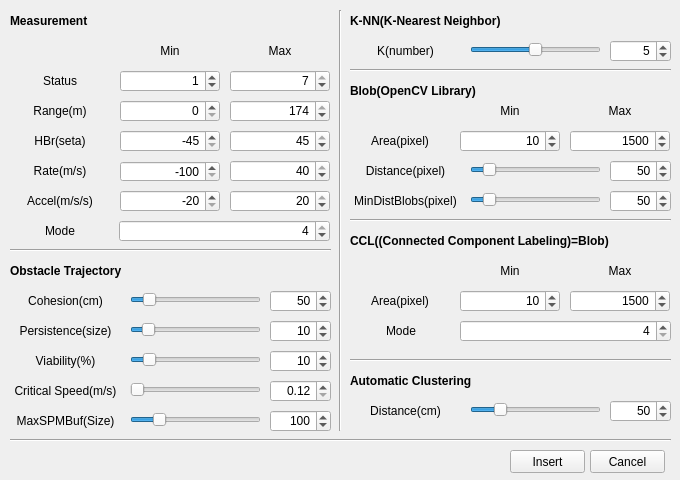
<?xml version="1.0" encoding="UTF-8"?>
<ui version="4.0">
 <class>ToolRadar</class>
 <widget class="QMainWindow" name="ToolRadar">
  <property name="geometry">
   <rect>
    <x>0</x>
    <y>0</y>
    <width>680</width>
    <height>480</height>
   </rect>
  </property>
  <property name="minimumSize">
   <size>
    <width>680</width>
    <height>370</height>
   </size>
  </property>
  <property name="maximumSize">
   <size>
    <width>10000</width>
    <height>10000</height>
   </size>
  </property>
  <property name="windowTitle">
   <string>Radar Setting</string>
  </property>
  <property name="windowIcon">
   <iconset resource="image.qrc">
    <normaloff>:/Image/Image/logo.PNG</normaloff>:/Image/Image/logo.PNG</iconset>
  </property>
  <widget class="QWidget" name="centralwidget">
   <widget class="QSpinBox" name="SB_Min_Status">
    <property name="geometry">
     <rect>
      <x>120</x>
      <y>70</y>
      <width>100</width>
      <height>22</height>
     </rect>
    </property>
    <property name="alignment">
     <set>Qt::AlignRight|Qt::AlignTrailing|Qt::AlignVCenter</set>
    </property>
    <property name="buttonSymbols">
     <enum>QAbstractSpinBox::UpDownArrows</enum>
    </property>
    <property name="suffix">
     <string/>
    </property>
    <property name="maximum">
     <number>7</number>
    </property>
    <property name="value">
     <number>1</number>
    </property>
   </widget>
   <widget class="QSpinBox" name="SB_Max_Status">
    <property name="geometry">
     <rect>
      <x>230</x>
      <y>70</y>
      <width>100</width>
      <height>22</height>
     </rect>
    </property>
    <property name="alignment">
     <set>Qt::AlignRight|Qt::AlignTrailing|Qt::AlignVCenter</set>
    </property>
    <property name="maximum">
     <number>7</number>
    </property>
    <property name="value">
     <number>7</number>
    </property>
   </widget>
   <widget class="QSpinBox" name="SB_Min_Range">
    <property name="geometry">
     <rect>
      <x>120</x>
      <y>100</y>
      <width>100</width>
      <height>22</height>
     </rect>
    </property>
    <property name="alignment">
     <set>Qt::AlignRight|Qt::AlignTrailing|Qt::AlignVCenter</set>
    </property>
    <property name="maximum">
     <number>174</number>
    </property>
   </widget>
   <widget class="QSpinBox" name="SB_Max_Range">
    <property name="geometry">
     <rect>
      <x>230</x>
      <y>100</y>
      <width>100</width>
      <height>22</height>
     </rect>
    </property>
    <property name="alignment">
     <set>Qt::AlignRight|Qt::AlignTrailing|Qt::AlignVCenter</set>
    </property>
    <property name="maximum">
     <number>174</number>
    </property>
    <property name="value">
     <number>174</number>
    </property>
   </widget>
   <widget class="QSpinBox" name="SB_Min_HBr">
    <property name="geometry">
     <rect>
      <x>120</x>
      <y>130</y>
      <width>100</width>
      <height>22</height>
     </rect>
    </property>
    <property name="alignment">
     <set>Qt::AlignRight|Qt::AlignTrailing|Qt::AlignVCenter</set>
    </property>
    <property name="minimum">
     <number>-45</number>
    </property>
    <property name="maximum">
     <number>45</number>
    </property>
    <property name="value">
     <number>-45</number>
    </property>
   </widget>
   <widget class="QSpinBox" name="SB_Max_HBr">
    <property name="geometry">
     <rect>
      <x>230</x>
      <y>130</y>
      <width>100</width>
      <height>22</height>
     </rect>
    </property>
    <property name="alignment">
     <set>Qt::AlignRight|Qt::AlignTrailing|Qt::AlignVCenter</set>
    </property>
    <property name="minimum">
     <number>-45</number>
    </property>
    <property name="maximum">
     <number>45</number>
    </property>
    <property name="value">
     <number>45</number>
    </property>
   </widget>
   <widget class="QSpinBox" name="SB_Min_Rate">
    <property name="geometry">
     <rect>
      <x>120</x>
      <y>161</y>
      <width>100</width>
      <height>21</height>
     </rect>
    </property>
    <property name="alignment">
     <set>Qt::AlignRight|Qt::AlignTrailing|Qt::AlignVCenter</set>
    </property>
    <property name="minimum">
     <number>-100</number>
    </property>
    <property name="maximum">
     <number>40</number>
    </property>
    <property name="value">
     <number>-100</number>
    </property>
   </widget>
   <widget class="QSpinBox" name="SB_Max_Rate">
    <property name="geometry">
     <rect>
      <x>230</x>
      <y>160</y>
      <width>100</width>
      <height>22</height>
     </rect>
    </property>
    <property name="alignment">
     <set>Qt::AlignRight|Qt::AlignTrailing|Qt::AlignVCenter</set>
    </property>
    <property name="minimum">
     <number>-100</number>
    </property>
    <property name="maximum">
     <number>40</number>
    </property>
    <property name="value">
     <number>40</number>
    </property>
   </widget>
   <widget class="QSpinBox" name="SB_Max_Accel">
    <property name="geometry">
     <rect>
      <x>230</x>
      <y>190</y>
      <width>100</width>
      <height>22</height>
     </rect>
    </property>
    <property name="alignment">
     <set>Qt::AlignRight|Qt::AlignTrailing|Qt::AlignVCenter</set>
    </property>
    <property name="minimum">
     <number>-20</number>
    </property>
    <property name="maximum">
     <number>20</number>
    </property>
    <property name="value">
     <number>20</number>
    </property>
   </widget>
   <widget class="QSpinBox" name="SB_Min_Accel">
    <property name="geometry">
     <rect>
      <x>120</x>
      <y>190</y>
      <width>100</width>
      <height>22</height>
     </rect>
    </property>
    <property name="alignment">
     <set>Qt::AlignRight|Qt::AlignTrailing|Qt::AlignVCenter</set>
    </property>
    <property name="minimum">
     <number>-20</number>
    </property>
    <property name="maximum">
     <number>20</number>
    </property>
    <property name="value">
     <number>-20</number>
    </property>
   </widget>
   <widget class="QLabel" name="LB_Status">
    <property name="geometry">
     <rect>
      <x>10</x>
      <y>70</y>
      <width>100</width>
      <height>22</height>
     </rect>
    </property>
    <property name="text">
     <string>Status</string>
    </property>
    <property name="alignment">
     <set>Qt::AlignCenter</set>
    </property>
   </widget>
   <widget class="QLabel" name="LB_Range">
    <property name="geometry">
     <rect>
      <x>10</x>
      <y>100</y>
      <width>100</width>
      <height>22</height>
     </rect>
    </property>
    <property name="text">
     <string>Range(m)</string>
    </property>
    <property name="alignment">
     <set>Qt::AlignCenter</set>
    </property>
   </widget>
   <widget class="QLabel" name="LB_Accel">
    <property name="geometry">
     <rect>
      <x>10</x>
      <y>190</y>
      <width>100</width>
      <height>22</height>
     </rect>
    </property>
    <property name="text">
     <string>Accel(m/s/s)</string>
    </property>
    <property name="alignment">
     <set>Qt::AlignCenter</set>
    </property>
   </widget>
   <widget class="QLabel" name="LB_Rate">
    <property name="geometry">
     <rect>
      <x>10</x>
      <y>160</y>
      <width>100</width>
      <height>22</height>
     </rect>
    </property>
    <property name="text">
     <string>Rate(m/s)</string>
    </property>
    <property name="alignment">
     <set>Qt::AlignCenter</set>
    </property>
   </widget>
   <widget class="QLabel" name="LB_HBr">
    <property name="geometry">
     <rect>
      <x>10</x>
      <y>130</y>
      <width>100</width>
      <height>22</height>
     </rect>
    </property>
    <property name="text">
     <string>HBr(seta)</string>
    </property>
    <property name="alignment">
     <set>Qt::AlignCenter</set>
    </property>
   </widget>
   <widget class="QLabel" name="LB_Min">
    <property name="geometry">
     <rect>
      <x>120</x>
      <y>40</y>
      <width>100</width>
      <height>22</height>
     </rect>
    </property>
    <property name="text">
     <string>Min</string>
    </property>
    <property name="alignment">
     <set>Qt::AlignCenter</set>
    </property>
   </widget>
   <widget class="QLabel" name="LB_Max">
    <property name="geometry">
     <rect>
      <x>230</x>
      <y>40</y>
      <width>100</width>
      <height>22</height>
     </rect>
    </property>
    <property name="text">
     <string>Max</string>
    </property>
    <property name="alignment">
     <set>Qt::AlignCenter</set>
    </property>
   </widget>
   <widget class="QPushButton" name="PB_Cancel">
    <property name="geometry">
     <rect>
      <x>590</x>
      <y>450</y>
      <width>75</width>
      <height>23</height>
     </rect>
    </property>
    <property name="text">
     <string>Cancel</string>
    </property>
   </widget>
   <widget class="QLabel" name="LB_Mode">
    <property name="geometry">
     <rect>
      <x>10</x>
      <y>220</y>
      <width>100</width>
      <height>22</height>
     </rect>
    </property>
    <property name="text">
     <string>Mode</string>
    </property>
    <property name="alignment">
     <set>Qt::AlignCenter</set>
    </property>
   </widget>
   <widget class="QSpinBox" name="SB_Mode">
    <property name="geometry">
     <rect>
      <x>119</x>
      <y>220</y>
      <width>211</width>
      <height>22</height>
     </rect>
    </property>
    <property name="alignment">
     <set>Qt::AlignRight|Qt::AlignTrailing|Qt::AlignVCenter</set>
    </property>
    <property name="suffix">
     <string/>
    </property>
    <property name="minimum">
     <number>1</number>
    </property>
    <property name="maximum">
     <number>4</number>
    </property>
    <property name="value">
     <number>4</number>
    </property>
   </widget>
   <widget class="QPushButton" name="PB_Insert">
    <property name="geometry">
     <rect>
      <x>510</x>
      <y>450</y>
      <width>75</width>
      <height>23</height>
     </rect>
    </property>
    <property name="text">
     <string>Insert</string>
    </property>
   </widget>
   <widget class="QLabel" name="LB_Cohesion">
    <property name="geometry">
     <rect>
      <x>10</x>
      <y>290</y>
      <width>111</width>
      <height>22</height>
     </rect>
    </property>
    <property name="text">
     <string>Cohesion(cm)</string>
    </property>
    <property name="alignment">
     <set>Qt::AlignCenter</set>
    </property>
   </widget>
   <widget class="QLabel" name="LB_Persistence">
    <property name="geometry">
     <rect>
      <x>10</x>
      <y>320</y>
      <width>111</width>
      <height>22</height>
     </rect>
    </property>
    <property name="text">
     <string>Persistence(size)</string>
    </property>
    <property name="alignment">
     <set>Qt::AlignCenter</set>
    </property>
   </widget>
   <widget class="QSlider" name="HSB_Cohesion">
    <property name="geometry">
     <rect>
      <x>130</x>
      <y>290</y>
      <width>131</width>
      <height>20</height>
     </rect>
    </property>
    <property name="maximum">
     <number>500</number>
    </property>
    <property name="pageStep">
     <number>50</number>
    </property>
    <property name="value">
     <number>50</number>
    </property>
    <property name="orientation">
     <enum>Qt::Horizontal</enum>
    </property>
   </widget>
   <widget class="QSlider" name="HSB_Persistence">
    <property name="geometry">
     <rect>
      <x>130</x>
      <y>320</y>
      <width>131</width>
      <height>20</height>
     </rect>
    </property>
    <property name="minimum">
     <number>1</number>
    </property>
    <property name="maximum">
     <number>100</number>
    </property>
    <property name="value">
     <number>10</number>
    </property>
    <property name="orientation">
     <enum>Qt::Horizontal</enum>
    </property>
   </widget>
   <widget class="QSpinBox" name="SB_Persistence">
    <property name="geometry">
     <rect>
      <x>270</x>
      <y>320</y>
      <width>61</width>
      <height>22</height>
     </rect>
    </property>
    <property name="alignment">
     <set>Qt::AlignRight|Qt::AlignTrailing|Qt::AlignVCenter</set>
    </property>
    <property name="minimum">
     <number>1</number>
    </property>
    <property name="maximum">
     <number>100</number>
    </property>
    <property name="value">
     <number>10</number>
    </property>
   </widget>
   <widget class="Line" name="line_3">
    <property name="geometry">
     <rect>
      <x>10</x>
      <y>430</y>
      <width>661</width>
      <height>20</height>
     </rect>
    </property>
    <property name="orientation">
     <enum>Qt::Horizontal</enum>
    </property>
   </widget>
   <widget class="QSpinBox" name="SB_Cohesion">
    <property name="geometry">
     <rect>
      <x>270</x>
      <y>290</y>
      <width>61</width>
      <height>22</height>
     </rect>
    </property>
    <property name="alignment">
     <set>Qt::AlignRight|Qt::AlignTrailing|Qt::AlignVCenter</set>
    </property>
    <property name="maximum">
     <number>500</number>
    </property>
    <property name="singleStep">
     <number>1</number>
    </property>
    <property name="value">
     <number>50</number>
    </property>
   </widget>
   <widget class="QLabel" name="LB_Critical_Speed">
    <property name="geometry">
     <rect>
      <x>10</x>
      <y>380</y>
      <width>111</width>
      <height>22</height>
     </rect>
    </property>
    <property name="text">
     <string>Critical Speed(m/s)</string>
    </property>
    <property name="alignment">
     <set>Qt::AlignCenter</set>
    </property>
   </widget>
   <widget class="QSlider" name="HSB_Critical_Speed">
    <property name="geometry">
     <rect>
      <x>130</x>
      <y>380</y>
      <width>131</width>
      <height>20</height>
     </rect>
    </property>
    <property name="minimum">
     <number>12</number>
    </property>
    <property name="maximum">
     <number>500</number>
    </property>
    <property name="singleStep">
     <number>1</number>
    </property>
    <property name="pageStep">
     <number>1</number>
    </property>
    <property name="value">
     <number>12</number>
    </property>
    <property name="sliderPosition">
     <number>12</number>
    </property>
    <property name="orientation">
     <enum>Qt::Horizontal</enum>
    </property>
   </widget>
   <widget class="QDoubleSpinBox" name="DSB_Critical_Speed">
    <property name="geometry">
     <rect>
      <x>270</x>
      <y>380</y>
      <width>61</width>
      <height>22</height>
     </rect>
    </property>
    <property name="alignment">
     <set>Qt::AlignRight|Qt::AlignTrailing|Qt::AlignVCenter</set>
    </property>
    <property name="decimals">
     <number>2</number>
    </property>
    <property name="minimum">
     <double>0.120000000000000</double>
    </property>
    <property name="maximum">
     <double>5.000000000000000</double>
    </property>
    <property name="singleStep">
     <double>0.010000000000000</double>
    </property>
    <property name="value">
     <double>0.120000000000000</double>
    </property>
   </widget>
   <widget class="QSlider" name="HSB_Viability">
    <property name="geometry">
     <rect>
      <x>130</x>
      <y>350</y>
      <width>131</width>
      <height>20</height>
     </rect>
    </property>
    <property name="maximum">
     <number>100</number>
    </property>
    <property name="value">
     <number>10</number>
    </property>
    <property name="orientation">
     <enum>Qt::Horizontal</enum>
    </property>
   </widget>
   <widget class="QSpinBox" name="SB_Viability">
    <property name="geometry">
     <rect>
      <x>270</x>
      <y>350</y>
      <width>61</width>
      <height>22</height>
     </rect>
    </property>
    <property name="alignment">
     <set>Qt::AlignRight|Qt::AlignTrailing|Qt::AlignVCenter</set>
    </property>
    <property name="maximum">
     <number>100</number>
    </property>
    <property name="value">
     <number>10</number>
    </property>
   </widget>
   <widget class="QLabel" name="LB_Viability">
    <property name="geometry">
     <rect>
      <x>10</x>
      <y>350</y>
      <width>111</width>
      <height>22</height>
     </rect>
    </property>
    <property name="text">
     <string>Viability(%)</string>
    </property>
    <property name="alignment">
     <set>Qt::AlignCenter</set>
    </property>
   </widget>
   <widget class="Line" name="line_4">
    <property name="geometry">
     <rect>
      <x>330</x>
      <y>10</y>
      <width>20</width>
      <height>421</height>
     </rect>
    </property>
    <property name="orientation">
     <enum>Qt::Vertical</enum>
    </property>
   </widget>
   <widget class="QLabel" name="LB_Title_Obstacle_Trajectory">
    <property name="geometry">
     <rect>
      <x>10</x>
      <y>260</y>
      <width>141</width>
      <height>22</height>
     </rect>
    </property>
    <property name="text">
     <string>&lt;html&gt;&lt;head/&gt;&lt;body&gt;&lt;p&gt;&lt;span style=&quot; font-weight:600;&quot;&gt;Obstacle Trajectory&lt;/span&gt;&lt;/p&gt;&lt;/body&gt;&lt;/html&gt;</string>
    </property>
    <property name="alignment">
     <set>Qt::AlignLeading|Qt::AlignLeft|Qt::AlignVCenter</set>
    </property>
   </widget>
   <widget class="QLabel" name="LB_Title_Automatic_Clustering">
    <property name="geometry">
     <rect>
      <x>350</x>
      <y>370</y>
      <width>141</width>
      <height>22</height>
     </rect>
    </property>
    <property name="text">
     <string>&lt;html&gt;&lt;head/&gt;&lt;body&gt;&lt;p&gt;&lt;span style=&quot; font-weight:600;&quot;&gt;Automatic Clustering&lt;/span&gt;&lt;/p&gt;&lt;/body&gt;&lt;/html&gt;</string>
    </property>
    <property name="alignment">
     <set>Qt::AlignLeading|Qt::AlignLeft|Qt::AlignVCenter</set>
    </property>
   </widget>
   <widget class="QLabel" name="LB_AC_Distance">
    <property name="geometry">
     <rect>
      <x>350</x>
      <y>400</y>
      <width>111</width>
      <height>22</height>
     </rect>
    </property>
    <property name="text">
     <string>Distance(cm)</string>
    </property>
    <property name="alignment">
     <set>Qt::AlignCenter</set>
    </property>
   </widget>
   <widget class="QSlider" name="HSB_Automatic_Clustering_Distance">
    <property name="geometry">
     <rect>
      <x>470</x>
      <y>400</y>
      <width>131</width>
      <height>20</height>
     </rect>
    </property>
    <property name="maximum">
     <number>250</number>
    </property>
    <property name="pageStep">
     <number>50</number>
    </property>
    <property name="value">
     <number>50</number>
    </property>
    <property name="orientation">
     <enum>Qt::Horizontal</enum>
    </property>
   </widget>
   <widget class="QSpinBox" name="SB_Automatic_Clustering_Distance">
    <property name="geometry">
     <rect>
      <x>610</x>
      <y>400</y>
      <width>61</width>
      <height>22</height>
     </rect>
    </property>
    <property name="alignment">
     <set>Qt::AlignRight|Qt::AlignTrailing|Qt::AlignVCenter</set>
    </property>
    <property name="maximum">
     <number>250</number>
    </property>
    <property name="singleStep">
     <number>1</number>
    </property>
    <property name="value">
     <number>50</number>
    </property>
   </widget>
   <widget class="Line" name="line_7">
    <property name="geometry">
     <rect>
      <x>350</x>
      <y>60</y>
      <width>321</width>
      <height>20</height>
     </rect>
    </property>
    <property name="orientation">
     <enum>Qt::Horizontal</enum>
    </property>
   </widget>
   <widget class="QLabel" name="LB_Title_K_NN">
    <property name="geometry">
     <rect>
      <x>350</x>
      <y>10</y>
      <width>181</width>
      <height>22</height>
     </rect>
    </property>
    <property name="text">
     <string>&lt;html&gt;&lt;head/&gt;&lt;body&gt;&lt;p&gt;&lt;span style=&quot; font-weight:600;&quot;&gt;K-NN(K-Nearest Neighbor)&lt;/span&gt;&lt;/p&gt;&lt;/body&gt;&lt;/html&gt;</string>
    </property>
    <property name="alignment">
     <set>Qt::AlignLeading|Qt::AlignLeft|Qt::AlignVCenter</set>
    </property>
   </widget>
   <widget class="QLabel" name="LB_Title_Measurement">
    <property name="geometry">
     <rect>
      <x>10</x>
      <y>10</y>
      <width>131</width>
      <height>22</height>
     </rect>
    </property>
    <property name="text">
     <string>&lt;html&gt;&lt;head/&gt;&lt;body&gt;&lt;p&gt;&lt;span style=&quot; font-weight:600;&quot;&gt;Measurement&lt;/span&gt;&lt;/p&gt;&lt;/body&gt;&lt;/html&gt;</string>
    </property>
    <property name="alignment">
     <set>Qt::AlignLeading|Qt::AlignLeft|Qt::AlignVCenter</set>
    </property>
   </widget>
   <widget class="Line" name="line_8">
    <property name="geometry">
     <rect>
      <x>10</x>
      <y>240</y>
      <width>321</width>
      <height>20</height>
     </rect>
    </property>
    <property name="orientation">
     <enum>Qt::Horizontal</enum>
    </property>
   </widget>
   <widget class="QLabel" name="LB_Title_Blob_OpenCV">
    <property name="geometry">
     <rect>
      <x>350</x>
      <y>80</y>
      <width>161</width>
      <height>22</height>
     </rect>
    </property>
    <property name="text">
     <string>&lt;html&gt;&lt;head/&gt;&lt;body&gt;&lt;p&gt;&lt;span style=&quot; font-weight:600;&quot;&gt;Blob(OpenCV Library)&lt;/span&gt;&lt;/p&gt;&lt;/body&gt;&lt;/html&gt;</string>
    </property>
    <property name="alignment">
     <set>Qt::AlignLeading|Qt::AlignLeft|Qt::AlignVCenter</set>
    </property>
   </widget>
   <widget class="QLabel" name="LB_Blob_Area">
    <property name="geometry">
     <rect>
      <x>350</x>
      <y>130</y>
      <width>100</width>
      <height>22</height>
     </rect>
    </property>
    <property name="text">
     <string>Area(pixel)</string>
    </property>
    <property name="alignment">
     <set>Qt::AlignCenter</set>
    </property>
   </widget>
   <widget class="QSpinBox" name="SB_Max_Blob_Area">
    <property name="geometry">
     <rect>
      <x>570</x>
      <y>130</y>
      <width>100</width>
      <height>22</height>
     </rect>
    </property>
    <property name="alignment">
     <set>Qt::AlignRight|Qt::AlignTrailing|Qt::AlignVCenter</set>
    </property>
    <property name="minimum">
     <number>1</number>
    </property>
    <property name="maximum">
     <number>2000</number>
    </property>
    <property name="value">
     <number>1500</number>
    </property>
   </widget>
   <widget class="QSpinBox" name="SB_Min_Blob_Area">
    <property name="geometry">
     <rect>
      <x>460</x>
      <y>130</y>
      <width>100</width>
      <height>22</height>
     </rect>
    </property>
    <property name="alignment">
     <set>Qt::AlignRight|Qt::AlignTrailing|Qt::AlignVCenter</set>
    </property>
    <property name="buttonSymbols">
     <enum>QAbstractSpinBox::UpDownArrows</enum>
    </property>
    <property name="suffix">
     <string/>
    </property>
    <property name="minimum">
     <number>1</number>
    </property>
    <property name="maximum">
     <number>2000</number>
    </property>
    <property name="value">
     <number>10</number>
    </property>
   </widget>
   <widget class="QLabel" name="LB_Blob_Max">
    <property name="geometry">
     <rect>
      <x>570</x>
      <y>100</y>
      <width>100</width>
      <height>22</height>
     </rect>
    </property>
    <property name="text">
     <string>Max</string>
    </property>
    <property name="alignment">
     <set>Qt::AlignCenter</set>
    </property>
   </widget>
   <widget class="QLabel" name="LB_Blob_Min">
    <property name="geometry">
     <rect>
      <x>460</x>
      <y>100</y>
      <width>100</width>
      <height>22</height>
     </rect>
    </property>
    <property name="text">
     <string>Min</string>
    </property>
    <property name="alignment">
     <set>Qt::AlignCenter</set>
    </property>
   </widget>
   <widget class="QSpinBox" name="SB_Blob_Distance">
    <property name="geometry">
     <rect>
      <x>610</x>
      <y>160</y>
      <width>61</width>
      <height>22</height>
     </rect>
    </property>
    <property name="alignment">
     <set>Qt::AlignRight|Qt::AlignTrailing|Qt::AlignVCenter</set>
    </property>
    <property name="maximum">
     <number>500</number>
    </property>
    <property name="singleStep">
     <number>1</number>
    </property>
    <property name="value">
     <number>50</number>
    </property>
   </widget>
   <widget class="QSlider" name="HSB_Blob_Distance">
    <property name="geometry">
     <rect>
      <x>470</x>
      <y>160</y>
      <width>131</width>
      <height>20</height>
     </rect>
    </property>
    <property name="maximum">
     <number>500</number>
    </property>
    <property name="pageStep">
     <number>50</number>
    </property>
    <property name="value">
     <number>50</number>
    </property>
    <property name="orientation">
     <enum>Qt::Horizontal</enum>
    </property>
   </widget>
   <widget class="QLabel" name="LB_Blob_Distance">
    <property name="geometry">
     <rect>
      <x>350</x>
      <y>160</y>
      <width>111</width>
      <height>22</height>
     </rect>
    </property>
    <property name="text">
     <string>Distance(pixel)</string>
    </property>
    <property name="alignment">
     <set>Qt::AlignCenter</set>
    </property>
   </widget>
   <widget class="QSpinBox" name="SB_K">
    <property name="geometry">
     <rect>
      <x>610</x>
      <y>40</y>
      <width>61</width>
      <height>22</height>
     </rect>
    </property>
    <property name="alignment">
     <set>Qt::AlignRight|Qt::AlignTrailing|Qt::AlignVCenter</set>
    </property>
    <property name="maximum">
     <number>10</number>
    </property>
    <property name="singleStep">
     <number>1</number>
    </property>
    <property name="value">
     <number>5</number>
    </property>
   </widget>
   <widget class="QSlider" name="HSB_K">
    <property name="geometry">
     <rect>
      <x>470</x>
      <y>40</y>
      <width>131</width>
      <height>20</height>
     </rect>
    </property>
    <property name="maximum">
     <number>10</number>
    </property>
    <property name="pageStep">
     <number>50</number>
    </property>
    <property name="value">
     <number>5</number>
    </property>
    <property name="orientation">
     <enum>Qt::Horizontal</enum>
    </property>
   </widget>
   <widget class="QLabel" name="LB_K">
    <property name="geometry">
     <rect>
      <x>350</x>
      <y>40</y>
      <width>111</width>
      <height>22</height>
     </rect>
    </property>
    <property name="text">
     <string>K(number)</string>
    </property>
    <property name="alignment">
     <set>Qt::AlignCenter</set>
    </property>
   </widget>
   <widget class="Line" name="line_9">
    <property name="geometry">
     <rect>
      <x>350</x>
      <y>210</y>
      <width>321</width>
      <height>20</height>
     </rect>
    </property>
    <property name="orientation">
     <enum>Qt::Horizontal</enum>
    </property>
   </widget>
   <widget class="QSlider" name="HSB_Blob_MinDistBlobs">
    <property name="geometry">
     <rect>
      <x>470</x>
      <y>190</y>
      <width>131</width>
      <height>20</height>
     </rect>
    </property>
    <property name="maximum">
     <number>500</number>
    </property>
    <property name="pageStep">
     <number>50</number>
    </property>
    <property name="value">
     <number>50</number>
    </property>
    <property name="orientation">
     <enum>Qt::Horizontal</enum>
    </property>
   </widget>
   <widget class="QLabel" name="LB_Blob_MinDistBlobs">
    <property name="geometry">
     <rect>
      <x>350</x>
      <y>190</y>
      <width>111</width>
      <height>22</height>
     </rect>
    </property>
    <property name="text">
     <string>&lt;html&gt;&lt;head/&gt;&lt;body&gt;&lt;p&gt;MinDistBlobs(pixel)&lt;/p&gt;&lt;/body&gt;&lt;/html&gt;</string>
    </property>
    <property name="alignment">
     <set>Qt::AlignCenter</set>
    </property>
   </widget>
   <widget class="QSpinBox" name="SB_Blob_MinDistBlobs">
    <property name="geometry">
     <rect>
      <x>610</x>
      <y>190</y>
      <width>61</width>
      <height>22</height>
     </rect>
    </property>
    <property name="alignment">
     <set>Qt::AlignRight|Qt::AlignTrailing|Qt::AlignVCenter</set>
    </property>
    <property name="maximum">
     <number>500</number>
    </property>
    <property name="singleStep">
     <number>1</number>
    </property>
    <property name="value">
     <number>50</number>
    </property>
   </widget>
   <widget class="QLabel" name="LB_Title_CCL">
    <property name="geometry">
     <rect>
      <x>350</x>
      <y>230</y>
      <width>311</width>
      <height>22</height>
     </rect>
    </property>
    <property name="text">
     <string>&lt;html&gt;&lt;head/&gt;&lt;body&gt;&lt;p&gt;&lt;span style=&quot; font-weight:600;&quot;&gt;CCL((Connected Component Labeling)=Blob)&lt;/span&gt;&lt;/p&gt;&lt;/body&gt;&lt;/html&gt;</string>
    </property>
    <property name="alignment">
     <set>Qt::AlignLeading|Qt::AlignLeft|Qt::AlignVCenter</set>
    </property>
   </widget>
   <widget class="Line" name="line_10">
    <property name="geometry">
     <rect>
      <x>350</x>
      <y>350</y>
      <width>321</width>
      <height>20</height>
     </rect>
    </property>
    <property name="orientation">
     <enum>Qt::Horizontal</enum>
    </property>
   </widget>
   <widget class="QSpinBox" name="SB_Max_CCL_Area">
    <property name="geometry">
     <rect>
      <x>570</x>
      <y>290</y>
      <width>100</width>
      <height>22</height>
     </rect>
    </property>
    <property name="alignment">
     <set>Qt::AlignRight|Qt::AlignTrailing|Qt::AlignVCenter</set>
    </property>
    <property name="minimum">
     <number>1</number>
    </property>
    <property name="maximum">
     <number>2000</number>
    </property>
    <property name="value">
     <number>1500</number>
    </property>
   </widget>
   <widget class="QLabel" name="LB_CCL_Min">
    <property name="geometry">
     <rect>
      <x>460</x>
      <y>260</y>
      <width>100</width>
      <height>22</height>
     </rect>
    </property>
    <property name="text">
     <string>Min</string>
    </property>
    <property name="alignment">
     <set>Qt::AlignCenter</set>
    </property>
   </widget>
   <widget class="QSpinBox" name="SB_Min_CCL_Area">
    <property name="geometry">
     <rect>
      <x>460</x>
      <y>290</y>
      <width>100</width>
      <height>22</height>
     </rect>
    </property>
    <property name="alignment">
     <set>Qt::AlignRight|Qt::AlignTrailing|Qt::AlignVCenter</set>
    </property>
    <property name="buttonSymbols">
     <enum>QAbstractSpinBox::UpDownArrows</enum>
    </property>
    <property name="suffix">
     <string/>
    </property>
    <property name="minimum">
     <number>1</number>
    </property>
    <property name="maximum">
     <number>2000</number>
    </property>
    <property name="value">
     <number>10</number>
    </property>
   </widget>
   <widget class="QLabel" name="LB_CCL_Area">
    <property name="geometry">
     <rect>
      <x>350</x>
      <y>290</y>
      <width>100</width>
      <height>22</height>
     </rect>
    </property>
    <property name="text">
     <string>Area(pixel)</string>
    </property>
    <property name="alignment">
     <set>Qt::AlignCenter</set>
    </property>
   </widget>
   <widget class="QLabel" name="LB_CCL_Max">
    <property name="geometry">
     <rect>
      <x>570</x>
      <y>260</y>
      <width>100</width>
      <height>22</height>
     </rect>
    </property>
    <property name="text">
     <string>Max</string>
    </property>
    <property name="alignment">
     <set>Qt::AlignCenter</set>
    </property>
   </widget>
   <widget class="QLabel" name="LB_CCL_Mode">
    <property name="geometry">
     <rect>
      <x>351</x>
      <y>320</y>
      <width>100</width>
      <height>22</height>
     </rect>
    </property>
    <property name="text">
     <string>Mode</string>
    </property>
    <property name="alignment">
     <set>Qt::AlignCenter</set>
    </property>
   </widget>
   <widget class="QSpinBox" name="SB_CCL_Mode">
    <property name="geometry">
     <rect>
      <x>460</x>
      <y>320</y>
      <width>211</width>
      <height>22</height>
     </rect>
    </property>
    <property name="alignment">
     <set>Qt::AlignRight|Qt::AlignTrailing|Qt::AlignVCenter</set>
    </property>
    <property name="suffix">
     <string/>
    </property>
    <property name="minimum">
     <number>4</number>
    </property>
    <property name="maximum">
     <number>8</number>
    </property>
    <property name="singleStep">
     <number>4</number>
    </property>
    <property name="value">
     <number>4</number>
    </property>
   </widget>
   <widget class="QLabel" name="LB_Critical_Speed_2">
    <property name="geometry">
     <rect>
      <x>10</x>
      <y>410</y>
      <width>111</width>
      <height>22</height>
     </rect>
    </property>
    <property name="text">
     <string>MaxSPMBuf(Size)</string>
    </property>
    <property name="alignment">
     <set>Qt::AlignCenter</set>
    </property>
   </widget>
   <widget class="QSlider" name="HSB_MaxSPMBuf">
    <property name="geometry">
     <rect>
      <x>130</x>
      <y>410</y>
      <width>131</width>
      <height>20</height>
     </rect>
    </property>
    <property name="minimum">
     <number>5</number>
    </property>
    <property name="maximum">
     <number>500</number>
    </property>
    <property name="singleStep">
     <number>1</number>
    </property>
    <property name="pageStep">
     <number>1</number>
    </property>
    <property name="value">
     <number>100</number>
    </property>
    <property name="sliderPosition">
     <number>100</number>
    </property>
    <property name="orientation">
     <enum>Qt::Horizontal</enum>
    </property>
   </widget>
   <widget class="QSpinBox" name="SB_MaxSPMBuf">
    <property name="geometry">
     <rect>
      <x>270</x>
      <y>410</y>
      <width>61</width>
      <height>22</height>
     </rect>
    </property>
    <property name="alignment">
     <set>Qt::AlignRight|Qt::AlignTrailing|Qt::AlignVCenter</set>
    </property>
    <property name="minimum">
     <number>5</number>
    </property>
    <property name="maximum">
     <number>500</number>
    </property>
    <property name="value">
     <number>100</number>
    </property>
   </widget>
  </widget>
 </widget>
 <resources>
  <include location="image.qrc"/>
 </resources>
 <connections/>
</ui>
